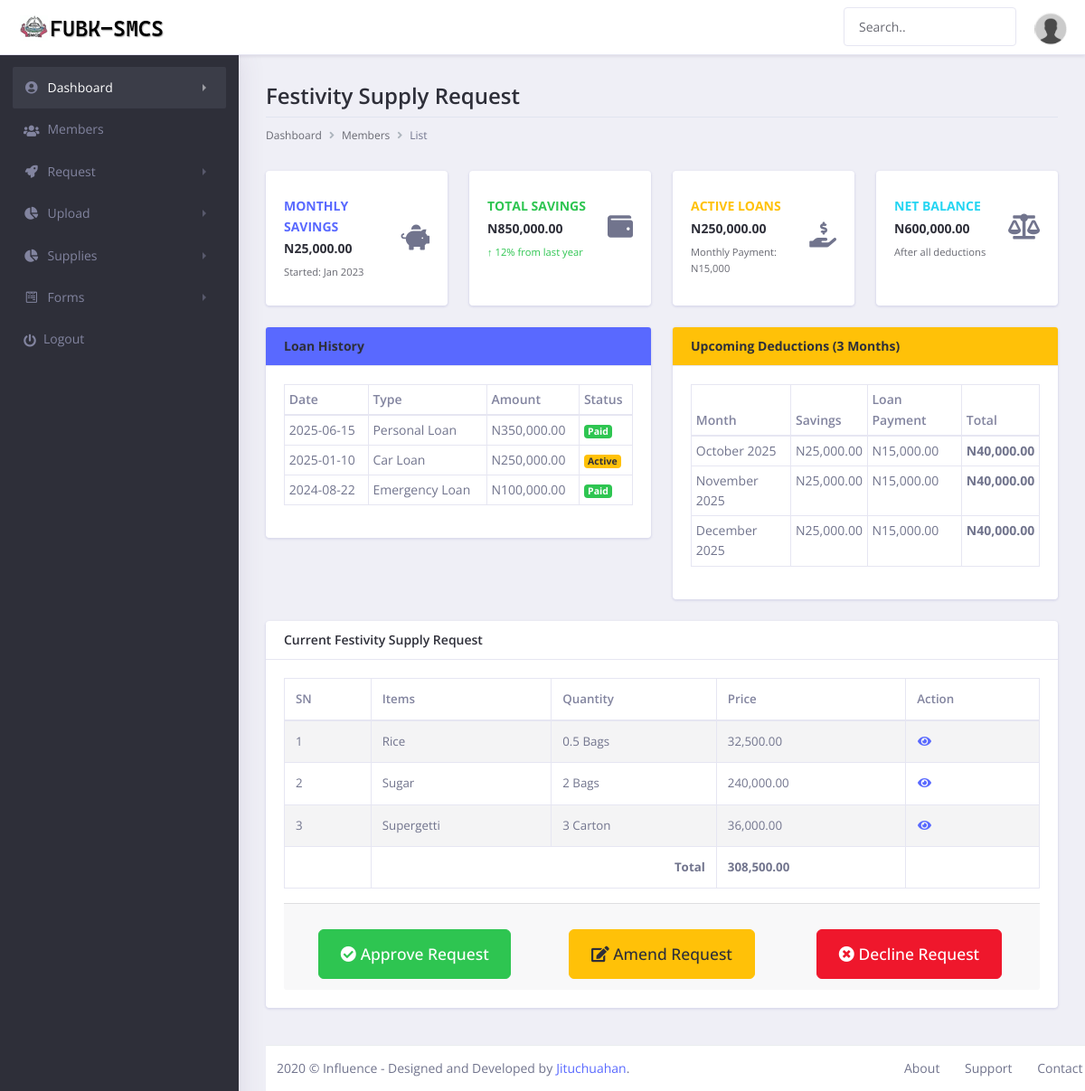
The app's page /admin/view_festivity_request/SP0199/Ramadan Supply/2025 with its own data.
### tables this page shows
CREATE TABLE IF NOT EXISTS `ramadan_order_items` (
  `id` int NOT NULL AUTO_INCREMENT,
  `staffNo` varchar(15) NOT NULL,
  `year` varchar(4) NOT NULL,
  `description` varchar(20) NOT NULL,
  `itemid` int NOT NULL,
  `quantity` varchar(6) NOT NULL,
  `price` decimal(10,2) NOT NULL,
  PRIMARY KEY (`id`),
  KEY `order_id` (`staffNo`),
  KEY `item_id` (`year`)
);

CREATE TABLE IF NOT EXISTS `shop` (
  `id` int NOT NULL AUTO_INCREMENT,
  `item` varchar(100) NOT NULL,
  `qty` varchar(50) NOT NULL,
  `unit` varchar(25) NOT NULL,
  `unit_price` varchar(10) NOT NULL,
  `year` varchar(10) NOT NULL,
  `type` varchar(30) NOT NULL,
  `status` enum('Available','Finished') NOT NULL,
  PRIMARY KEY (`id`)
);

### application/views/admin/view_festivity_request.php (the view, shortened to what the rows shown need)
<!doctype html>
<html lang="en">
<head>
    <link rel="stylesheet" href="<?php echo base_url(); ?>assets/libs/datatables.net-bs4/css/dataTables.bootstrap4.min.css">
    <link rel="stylesheet" href="<?php echo base_url(); ?>assets/libs/fullcalendar/main.min.css">
    <link rel="stylesheet" href="<?php echo base_url(); ?>assets/libs/quill/dist/quill.snow.css">
    <link rel="stylesheet" href="<?php echo base_url(); ?>assets/css/theme.min.css">
</head>
<body>
    <div class="dashboard-main-wrapper">
        <div class="dashboard-wrapper">
            <div class="container-fluid  dashboard-content">
                <div class="row">
                    <div class="col-xl-12 col-lg-12 col-md-12 col-sm-12 col-12">
                        <div class="page-header">
                            <h2 class="pageheader-title">Festivity Supply Request</h2>
                        </div>
                    </div>
                </div>
                <div class="row mb-4">
                    <div class="col-xl-6 col-lg-6 col-md-12 col-sm-12">
                        <div class="card shadow-sm">
                            <div class="card-body">
                                <div class="table-responsive">
                                    <table class="table table-bordered table-sm">
                                        <thead>
                                            <tr>
                                                <th>Date</th>
                                                <th>Type</th>
                                                <th>Amount</th>
                                                <th>Status</th>
                                            </tr>
                                        </thead>
                                    </table>
                                </div>
                            </div>
                        </div>
                    </div>
                    <div class="col-xl-6 col-lg-6 col-md-12 col-sm-12">
                        <div class="card shadow-sm">
                            <div class="card-body">
                                <div class="table-responsive">
                                    <table class="table table-bordered table-sm">
                                        <thead>
                                            <tr>
                                                <th>Month</th>
                                                <th>Savings</th>
                                                <th>Loan Payment</th>
                                                <th>Total</th>
                                            </tr>
                                        </thead>
                                    </table>
                                </div>
                            </div>
                        </div>
                    </div>
                </div>
                <div class="row">
                    <div class="col-xl-12 col-lg-12 col-md-12 col-sm-12 col-12">
                        <div class="card shadow-sm mb-5">
                            <div class="card-body">
                                <div class="table-responsive">
                                    <table id="example" class="table table-striped table-bordered " style="width:100%; font-size:10pt">
                                        <thead>
                                            <tr>
                                                <th>SN</th>
                                                <th>Items</th>
                                                <th>Quantity</th>
                                                <th>Price</th>
                                                <th>Action</th>
                                            </tr>
                                        </thead>
                                        <tbody>
                                            <?php
                                            $i = 1;
                                            foreach ($festivity_supply as $supply) {
                                            ?>
                                                <tr>
                                                    <td><?php echo $i++; ?></td>
                                                    <td><?php echo $supply->item; ?></td>
                                                    <td><?php echo $supply->quantity . ' ' . $supply->unit; ?></td>
                                                    <td><?php echo number_format($supply->price, 2); ?></td>
                                                    <td>
                                                        <a href="<?php echo site_url('admin/view_festivity_request/' . $supply->staffNo . "/" . $supply->description . "/" . $supply->year); ?>"><i class="fa fa-fw fa-eye"></i></a>
                                                    </td>
                                                </tr>
                                            <?php } ?>
                                        </tbody>
                                    </table>
                                </div>
                            </div>
                        </div>
                    </div>
                </div>
            </div>
        </div>
</body>
</html>

### records on screen
ramadan_order_items: shop.item "Rice", quantity "0.5", shop.unit "Bags", price "32,500.00"
ramadan_order_items: shop.item "Sugar", quantity "2", shop.unit "Bags", price "240,000.00"
ramadan_order_items: shop.item "Supergetti", quantity "3", shop.unit "Carton", price "36,000.00"

### other values on screen
$total "308,500.00"
